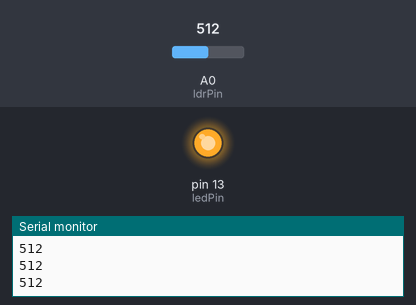
This sketch was run on a simulated Arduino Uno, built with avr-gcc and run on an emulated ATmega328P. Shown: output pins drawn as LEDs (lit = HIGH), the last lines printed to the serial monitor. Inputs (shaded band) come from the test bench; at power-on: A0 (ldrPin) = 512.

Above: at 1.2 s.
1.3 s: A0 (ldrPin) set to 22
2.8 s: A0 (ldrPin) set to 18
At 3.7 s:
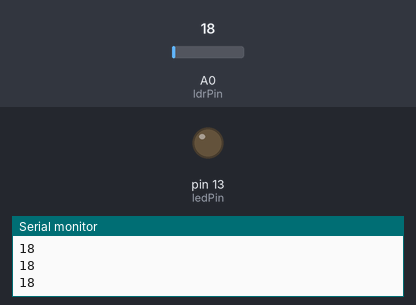
4.3 s: A0 (ldrPin) set to 60
5.8 s: A0 (ldrPin) set to 70
At 7.0 s:
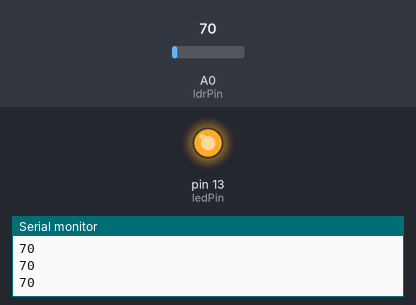
7.3 s: A0 (ldrPin) set to 10
At 8.3 s:
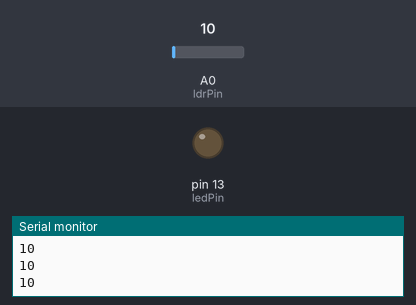
Timing chart, 0 to 9.8 s (numbered marks = the images above; inputs shaded):
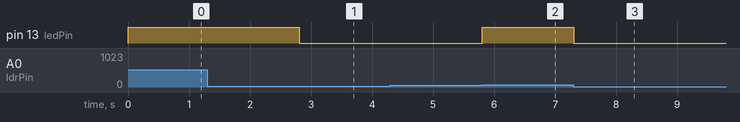

Measured:
- the behaviour switches between 20 and 19 on A0 (ldrPin) (found by bisection; images 0 and 1)
- the behaviour switches between 65 and 66 on A0 (ldrPin) (found by bisection; images 1 and 2)
- after the input at 2.8 s, pin 13 (ledPin): HIGH → LOW at once
- after the input at 5.8 s, pin 13 (ledPin): LOW → HIGH at once
- after the input at 7.3 s, pin 13 (ledPin): HIGH → LOW at once

The sketch:

lesson4b.ino
```cpp
 // set pin numbers:
const int ldrPin = A0;       // value of ldr sensor Pin
const int ledPin = 13;      // the number of the LED pin
int ldrReading;              // raw reading from the ldr sensor


void setup() {
  pinMode(ledPin, OUTPUT);    // initialize the LED pin as an output
  pinMode(ldrPin, INPUT);     // initialize the ldr sensor pin as an input
  Serial.begin(9600);         // initialize serial port
}

void loop() {
    ldrReading = analogRead(ldrPin);  // set raw reading from the sensor to a variable
    Serial.println(ldrReading);       // print the raw values to serial console

/*
 * if the sensors reading is under 20; keep the led off
 * if it's over 65; turn the led on
*/

  if (ldrReading < 20)
  {
      digitalWrite(ledPin, LOW);
  }
  else if (ldrReading > 65)
  {
      digitalWrite(ledPin, HIGH);
  }
}
```
